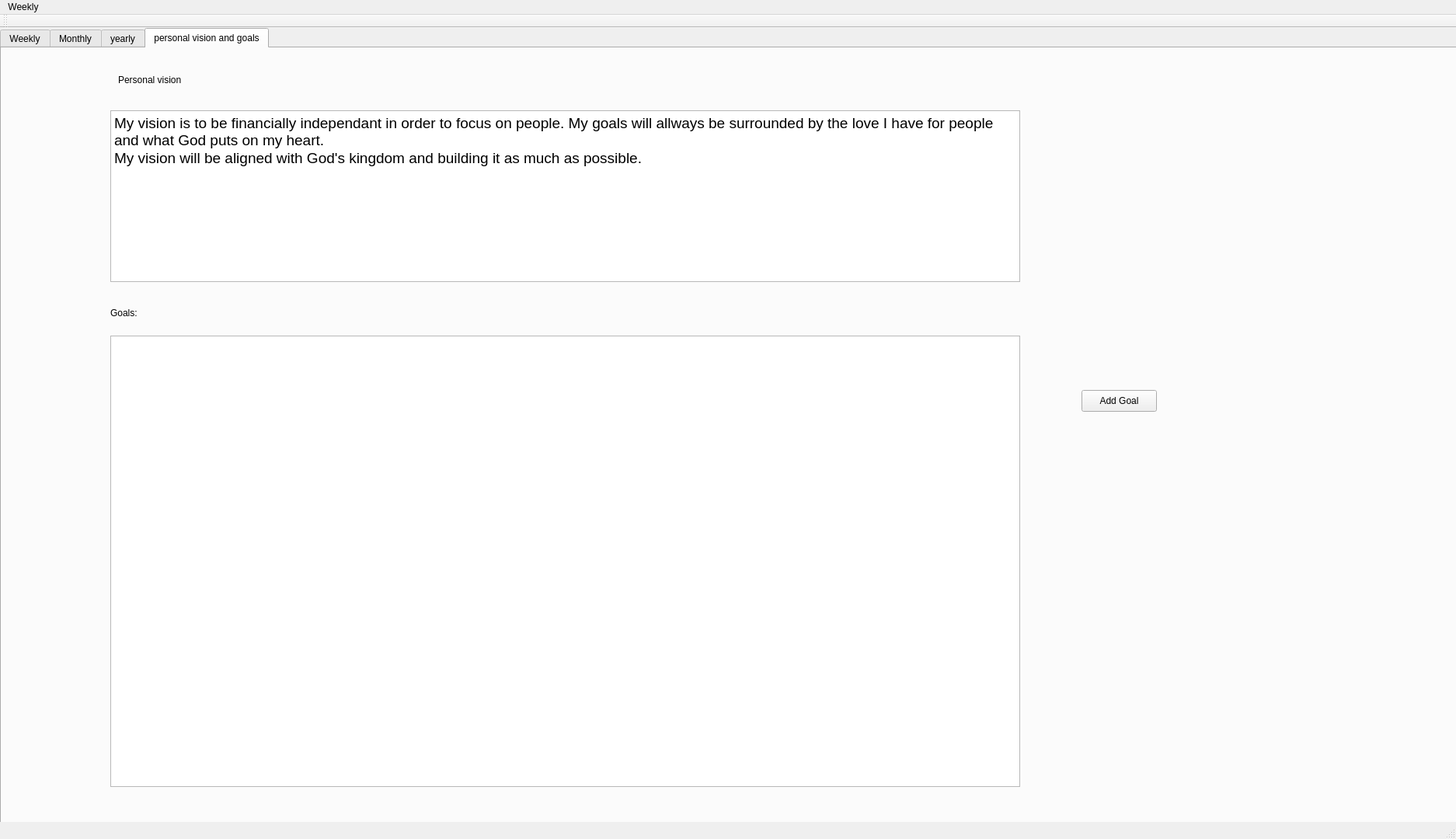
<?xml version="1.0" encoding="UTF-8"?>
<ui version="4.0">
 <class>MainWindow</class>
 <widget class="QMainWindow" name="MainWindow">
  <property name="geometry">
   <rect>
    <x>0</x>
    <y>0</y>
    <width>1874</width>
    <height>1080</height>
   </rect>
  </property>
  <property name="maximumSize">
   <size>
    <width>1980</width>
    <height>1080</height>
   </size>
  </property>
  <property name="windowTitle">
   <string>MainWindow</string>
  </property>
  <widget class="QWidget" name="centralWidget">
   <widget class="QTabWidget" name="tabWidget">
    <property name="geometry">
     <rect>
      <x>0</x>
      <y>0</y>
      <width>1881</width>
      <height>1051</height>
     </rect>
    </property>
    <property name="currentIndex">
     <number>3</number>
    </property>
    <widget class="QWidget" name="tab">
     <attribute name="title">
      <string>Weekly</string>
     </attribute>
     <widget class="QLabel" name="Role2">
      <property name="geometry">
       <rect>
        <x>10</x>
        <y>280</y>
        <width>101</width>
        <height>22</height>
       </rect>
      </property>
      <property name="text">
       <string>TextLabel</string>
      </property>
     </widget>
     <widget class="QLabel" name="Role1">
      <property name="geometry">
       <rect>
        <x>10</x>
        <y>180</y>
        <width>101</width>
        <height>22</height>
       </rect>
      </property>
      <property name="text">
       <string>TextLabel</string>
      </property>
     </widget>
     <widget class="QLabel" name="Role4">
      <property name="geometry">
       <rect>
        <x>10</x>
        <y>380</y>
        <width>101</width>
        <height>22</height>
       </rect>
      </property>
      <property name="text">
       <string>TextLabel</string>
      </property>
     </widget>
     <widget class="QLabel" name="Role3">
      <property name="geometry">
       <rect>
        <x>10</x>
        <y>480</y>
        <width>101</width>
        <height>22</height>
       </rect>
      </property>
      <property name="text">
       <string>TextLabel</string>
      </property>
     </widget>
     <widget class="QTableView" name="priorities">
      <property name="geometry">
       <rect>
        <x>410</x>
        <y>10</y>
        <width>1271</width>
        <height>141</height>
       </rect>
      </property>
     </widget>
     <widget class="QTableView" name="calendar">
      <property name="geometry">
       <rect>
        <x>410</x>
        <y>150</y>
        <width>1271</width>
        <height>821</height>
       </rect>
      </property>
      <property name="maximumSize">
       <size>
        <width>16777125</width>
        <height>16777215</height>
       </size>
      </property>
     </widget>
     <widget class="QPushButton" name="pushButton_3">
      <property name="geometry">
       <rect>
        <x>120</x>
        <y>770</y>
        <width>161</width>
        <height>28</height>
       </rect>
      </property>
      <property name="text">
       <string>Clear calendar</string>
      </property>
     </widget>
     <widget class="QLabel" name="label">
      <property name="geometry">
       <rect>
        <x>10</x>
        <y>140</y>
        <width>82</width>
        <height>22</height>
       </rect>
      </property>
      <property name="text">
       <string>Roles:</string>
      </property>
     </widget>
     <widget class="QLabel" name="role5">
      <property name="geometry">
       <rect>
        <x>10</x>
        <y>580</y>
        <width>101</width>
        <height>22</height>
       </rect>
      </property>
      <property name="text">
       <string>TextLabel</string>
      </property>
     </widget>
     <widget class="QTextBrowser" name="textBrowser">
      <property name="geometry">
       <rect>
        <x>0</x>
        <y>20</y>
        <width>351</width>
        <height>111</height>
       </rect>
      </property>
      <property name="html">
       <string>&lt;!DOCTYPE HTML PUBLIC &quot;-//W3C//DTD HTML 4.0//EN&quot; &quot;http://www.w3.org/TR/REC-html40/strict.dtd&quot;&gt;
&lt;html&gt;&lt;head&gt;&lt;meta name=&quot;qrichtext&quot; content=&quot;1&quot; /&gt;&lt;style type=&quot;text/css&quot;&gt;
p, li { white-space: pre-wrap; }
&lt;/style&gt;&lt;/head&gt;&lt;body style=&quot; font-family:'Noto Sans Georgian'; font-size:14pt; font-weight:400; font-style:normal;&quot;&gt;
&lt;p style=&quot; margin-top:0px; margin-bottom:0px; margin-left:0px; margin-right:0px; -qt-block-indent:0; text-indent:0px;&quot;&gt;If you don't know where you're going, you probably won't get there&lt;/p&gt;&lt;/body&gt;&lt;/html&gt;</string>
      </property>
     </widget>
     <widget class="QTableView" name="tasks">
      <property name="geometry">
       <rect>
        <x>120</x>
        <y>140</y>
        <width>231</width>
        <height>571</height>
       </rect>
      </property>
     </widget>
    </widget>
    <widget class="QWidget" name="tab_2">
     <attribute name="title">
      <string>Monthly</string>
     </attribute>
    </widget>
    <widget class="QWidget" name="tab_3">
     <attribute name="title">
      <string>yearly</string>
     </attribute>
    </widget>
    <widget class="QWidget" name="tab_4">
     <attribute name="title">
      <string>personal vision and goals</string>
     </attribute>
     <widget class="QTextBrowser" name="textBrowser_2">
      <property name="geometry">
       <rect>
        <x>140</x>
        <y>80</y>
        <width>1171</width>
        <height>221</height>
       </rect>
      </property>
      <property name="html">
       <string>&lt;!DOCTYPE HTML PUBLIC &quot;-//W3C//DTD HTML 4.0//EN&quot; &quot;http://www.w3.org/TR/REC-html40/strict.dtd&quot;&gt;
&lt;html&gt;&lt;head&gt;&lt;meta name=&quot;qrichtext&quot; content=&quot;1&quot; /&gt;&lt;style type=&quot;text/css&quot;&gt;
p, li { white-space: pre-wrap; }
&lt;/style&gt;&lt;/head&gt;&lt;body style=&quot; font-family:'Noto Sans Georgian'; font-size:14pt; font-weight:400; font-style:normal;&quot;&gt;
&lt;p style=&quot; margin-top:0px; margin-bottom:0px; margin-left:0px; margin-right:0px; -qt-block-indent:0; text-indent:0px;&quot;&gt;My vision is to be financially independant in order to focus on people. My goals will allways be surrounded by the love I have for people and what God puts on my heart.&lt;/p&gt;
&lt;p style=&quot; margin-top:0px; margin-bottom:0px; margin-left:0px; margin-right:0px; -qt-block-indent:0; text-indent:0px;&quot;&gt;My vision will be aligned with God's kingdom and building it as much as possible.&lt;/p&gt;
&lt;p style=&quot;-qt-paragraph-type:empty; margin-top:0px; margin-bottom:0px; margin-left:0px; margin-right:0px; -qt-block-indent:0; text-indent:0px;&quot;&gt;&lt;br /&gt;&lt;/p&gt;&lt;/body&gt;&lt;/html&gt;</string>
      </property>
     </widget>
     <widget class="QLabel" name="label_2">
      <property name="geometry">
       <rect>
        <x>150</x>
        <y>30</y>
        <width>201</width>
        <height>22</height>
       </rect>
      </property>
      <property name="text">
       <string>Personal vision</string>
      </property>
     </widget>
     <widget class="QLabel" name="label_3">
      <property name="geometry">
       <rect>
        <x>140</x>
        <y>330</y>
        <width>82</width>
        <height>22</height>
       </rect>
      </property>
      <property name="text">
       <string>Goals:</string>
      </property>
     </widget>
     <widget class="QTableView" name="goals">
      <property name="geometry">
       <rect>
        <x>140</x>
        <y>370</y>
        <width>1171</width>
        <height>581</height>
       </rect>
      </property>
     </widget>
     <widget class="QPushButton" name="pushButton">
      <property name="geometry">
       <rect>
        <x>1390</x>
        <y>440</y>
        <width>97</width>
        <height>28</height>
       </rect>
      </property>
      <property name="text">
       <string>Add Goal</string>
      </property>
     </widget>
    </widget>
   </widget>
  </widget>
  <widget class="QMenuBar" name="menuBar">
   <property name="geometry">
    <rect>
     <x>0</x>
     <y>0</y>
     <width>1874</width>
     <height>23</height>
    </rect>
   </property>
   <widget class="QMenu" name="menucalendar">
    <property name="title">
     <string>Weekly</string>
    </property>
    <addaction name="separator"/>
    <addaction name="actionAdd_Role"/>
   </widget>
   <addaction name="menucalendar"/>
  </widget>
  <widget class="QToolBar" name="mainToolBar">
   <attribute name="toolBarArea">
    <enum>TopToolBarArea</enum>
   </attribute>
   <attribute name="toolBarBreak">
    <bool>true</bool>
   </attribute>
  </widget>
  <widget class="QStatusBar" name="statusBar"/>
  <action name="actionAdd_Role">
   <property name="text">
    <string>Add Role</string>
   </property>
  </action>
 </widget>
 <layoutdefault spacing="6" margin="11"/>
 <resources/>
 <connections/>
</ui>
